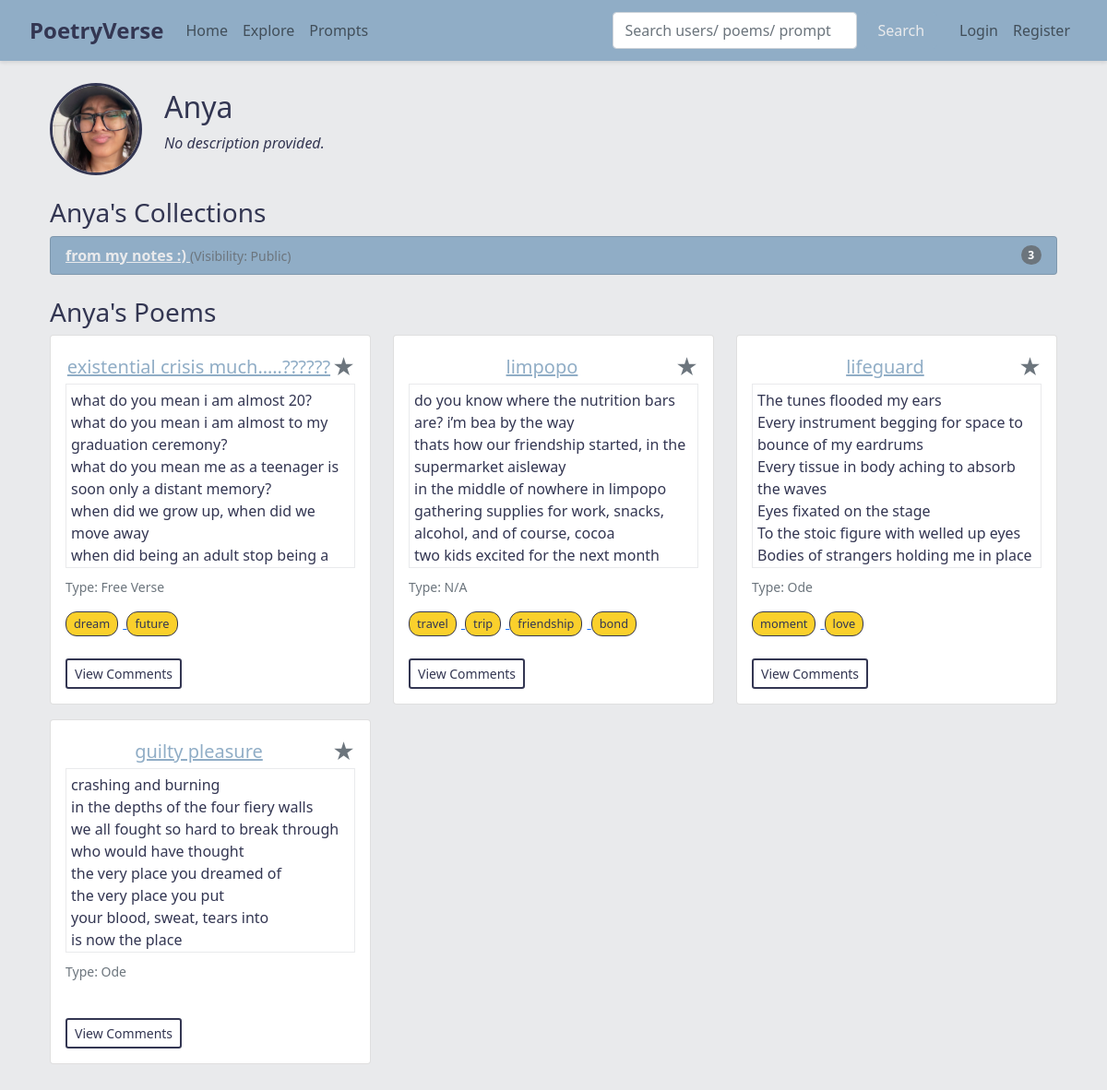
Page /user/1 on the committed database.
### app.py (models this page shows)
class User(db.Model, UserMixin):
    id = db.Column(db.Integer, primary_key=True)
    username = db.Column(db.String(150), unique=True, nullable=False)
    email = db.Column(db.String(150), unique=True, nullable=False)
    password = db.Column(db.String(200), nullable=False)
    description = db.Column(db.Text, nullable=True)
    profile_image = db.Column(db.String(300), nullable=True)
    poems = db.relationship('Poem', backref='author', lazy=True)
    collections = db.relationship('Collection', backref='owner', lazy=True)
    favorite_poems = db.relationship('Poem', secondary=favorites, backref=db.backref('favorited_by', lazy='dynamic'))
    following = db.relationship('User', secondary=followers,
                                primaryjoin=(followers.c.follower_id == id),
                                secondaryjoin=(followers.c.followed_id == id),
                                backref=db.backref('followers', lazy='dynamic'),
                                lazy='dynamic')

class Collection(db.Model):
    id = db.Column(db.Integer, primary_key=True)
    name = db.Column(db.String(150), nullable=False)
    user_id = db.Column(db.Integer, db.ForeignKey('user.id'), nullable=False)
    poems = db.relationship('Poem', backref='collection', lazy=True)
    visibility = db.Column(db.String(10), nullable=False, default='public')

class Poem(db.Model):
    id = db.Column(db.Integer, primary_key=True)
    title = db.Column(db.String(200), nullable=False)
    content = db.Column(db.Text, nullable=False)
    poem_type = db.Column(db.String(100), nullable=True)
    rating = db.Column(db.Integer, default=0)
    user_id = db.Column(db.Integer, db.ForeignKey('user.id'), nullable=False)
    collection_id = db.Column(db.Integer, db.ForeignKey('collection.id'), nullable=True)
    visibility = db.Column(db.String(10), nullable=False, default='public')
    comments = db.relationship('Comment', backref='poem', lazy=True, cascade="all, delete-orphan")
    tags = db.relationship('Tag', secondary=poem_tags, backref=db.backref('poems', lazy='dynamic'))
    prompt_id = db.Column(db.Integer, db.ForeignKey('prompt.id'), nullable=True)

class Tag(db.Model):
    id = db.Column(db.Integer, primary_key=True)
    name = db.Column(db.String(50), unique=True, nullable=False)

### app.py (the view)
@app.route('/user/<int:user_id>')
def user_profile(user_id):
    user = User.query.get_or_404(user_id)
    return render_template('user_profile.html', user=user)

### templates/user_profile.html (shortened to what this page needs)
{% extends "base.html" %}
{% block content %}
<div class="container my-4">
  <div class="d-flex align-items-center mb-4">
    <div class="me-4 text-center">
      {% if user.profile_image %}
        <img src="{{ user.profile_image }}" alt="Profile Image" class="rounded-circle profile-img" style="width: 100px; height: 100px; object-fit: cover; object-position: center;">
      {% else %}
        <div class="rounded-circle bg-secondary d-flex justify-content-center align-items-center" style="width: 100px; height: 100px;">
          <span class="text-white" style="font-size: 2rem;">?</span>
        </div>
      {% endif %}
    </div>
    <div class="flex-grow-1">
      <h2>{{ user.username }}</h2>
      <p>
        {% if user.description %}
          {{ user.description }}
        {% else %}
          <em>No description provided.</em>
        {% endif %}
      </p>
    </div>
  </div>
  <div class="mb-4">
    <h3>{{ user.username }}'s Collections</h3>
    {% if user.collections %}
      <ul class="list-group">
        {% for coll in user.collections %}
          <li class="list-group-item d-flex justify-content-between align-items-center custom-list-item">
            <div>
              {% if current_user.is_authenticated and current_user.id == user.id or coll.visibility == 'public' %}
                <a href="{{ url_for('public_collection', collection_id=coll.id) }}">
                  {{ coll.name }}
                </a>
                <small class="text-muted">(Visibility: {{ coll.visibility|capitalize }})</small>
              {% else %}
                <span>
                  {{ coll.name }}
                  <small class="text-muted">(Visibility: {{ coll.visibility|capitalize }})</small>
                </span>
              {% endif %}
            </div>
            <span class="badge bg-secondary rounded-pill">{{ coll.poems|length }}</span>
          </li>
        {% endfor %}
      </ul>
    {% else %}
      <p>No collections available.</p>
    {% endif %}
  </div>
  <div class="mb-4">
    <h3>{{ user.username }}'s Poems</h3>
    <div class="row">
      {% set poems_to_show = [] %}
      {% if current_user.is_authenticated and current_user.id == user.id %}
        {% set poems_to_show = user.poems %}
      {% else %}
        {% for poem in user.poems %}
          {% if poem.visibility == 'public' %}
            {% set _ = poems_to_show.append(poem) %}
          {% endif %}
        {% endfor %}
      {% endif %}
      {% if poems_to_show %}
        {% for poem in poems_to_show %}
          <div class="col-md-4 mb-3">
            <div class="card">
              <div class="card-body">
                <a href="{{ url_for('view_poem', poem_id=poem.id) }}" class="card-title">
                  <div class="d-flex justify-content-between align-items-center">
                    <a href="{{ url_for('view_poem', poem_id=poem.id) }}" class="poem-link">
                      <h5 class="card-title mb-0">{{ poem.title }}</h5>
                    </a>
                    <button class="favorite-btn" data-poem-id="{{ poem.id }}">
                      <span class="star-icon {% if poem in current_user.favorite_poems %}text-warning{% else %}text-secondary{% endif %}">
                        &#9733;
                      </span>
                    </button>
                  </div>
                </a>
                <div class="card-text custom-poem-profile">
                  {{ poem.content | replace('\n', '<br>') | safe }}
                </div>
                <div>
                  <p class="small text-muted">Type: {{ poem.poem_type or "N/A" }}</p>
                  {% if poem.tags %}
                    <div class="poem-tags-summary">
                      {% for tag in poem.tags %}
                        <a href="{{ url_for('search', q=tag.name) }}" class="tag-chip-link">
                          <span class="tag-chip-display">{{ tag.name }}</span>
                        </a>
                      {% endfor %}
                    </div>
                  {% endif %}
                </div>
                <br>
                <button class="btn btn-sm btn-outline-primary view-comments-btn fav-button" data-bs-toggle="modal" data-bs-target="#commentsModal" data-poem-id="{{ poem.id }}">
                  View Comments
                </button>
              </div>
            </div>
          </div>
        {% endfor %}
      {% else %}
        <p>No poems available.</p>
      {% endif %}
    </div>
  </div>
</div>
{% endblock %}

### static/css/global.css (style rules this page uses)
body { background-color: #e9eaec; color: #333652; }
.custom-list-item { background-color: #90adc6; color: #e9eaec !important; }
li.custom-list-item a, li.custom-list-item a:link, li.custom-list-item a:visited, li.custom-list-item a:hover, li.custom-list-item a:active { color: #e9eaec !important; background-color: #90adc6; font-weight: bold; }
.profile-img { width: 100px; height: 100px; border-radius: 50%; object-fit: cover; object-position: center; border: 3px solid #333652; }
.poem-link { color: #90adc6; }
.favorite-btn { border: none; background: none; padding: 0; font-size: 1.5rem; cursor: pointer; }
.star-icon { font-size: 1.5rem; color: black; transition: color 0.1s ease-in-out; }
.fav-button { background: none !important; border: 2px solid #333652; color: #333652; }
.tag-chip-display { display: inline-block; background-color: #fad02c; color: #333652; padding: 3px 8px; border: 1px solid #333652; border-radius: 12px; font-size: 0.8rem; margin-right: 5px; transition: color 0.9s ease-in-out; }
.custom-poem-profile { height:200px; overflow-y:auto; margin-bottom: 10px; padding: 5px; border: 1px solid #e9eaec; }

### rows in the picture
User: profile_image (picture), username "Anya"
Collection: name "from my notes :)", visibility "Public", poems|length "3"
Poem: title "existential crisis much…..??????", content "what do you mean i am almost 20? what do you mean i am almost to my graduation ceremony? what do you mean me as a teenager is soon only a distant memory? when did we grow up, when did we move away when did being an adult stop being a…", poem_type "Free Verse"
Tag: name "dream"
Tag: name "future"
Poem: title "limpopo", content "do you know where the nutrition bars are? i’m bea by the way thats how our friendship started, in the supermarket aisleway in the middle of nowhere in limpopo gathering supplies for work, snacks, alcohol, and of course, cocoa two kids excited for the next month", poem_type "N/A"
Tag: name "travel"
Tag: name "trip"
Tag: name "friendship"
Tag: name "bond"
Poem: title "lifeguard", content "The tunes flooded my ears Every instrument begging for space to bounce of my eardrums Every tissue in body aching to absorb the waves Eyes fixated on the stage To the stoic figure with welled up eyes Bodies of strangers holding me in place", poem_type "Ode"
Tag: name "moment"
Tag: name "love"
Poem: title "guilty pleasure", content "crashing and burning in the depths of the four fiery walls we all fought so hard to break through who would have thought the very place you dreamed of the very place you put your blood, sweat, tears into is now the place", poem_type "Ode"
